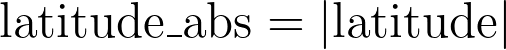
#> input picture figures/formulas/absolute_latitude.png, 506 x 50 px; its folder holds only this picture in this run
$ python render_formulas_table_image.py
#> lines starting #> are read from the running program, lines starting #| are printed output that depends on the picture
import argparse
from pathlib import Path
from typing import List, Tuple

from PIL import Image, ImageDraw, ImageFont


def humanize(name: str) -> str:
    base = Path(name).stem
    return base.replace('_', ' ').strip().capitalize()


def load_and_scale(img_path: Path, target_height_px: int) -> Image.Image:
#> called with target_height_px = 64
    img = Image.open(img_path).convert("RGBA")
    if img.height == 0:
        return img
    scale = target_height_px / img.height
#> scale = 1.28
    new_w = max(1, int(round(img.width * scale)))
#> new_w = 648
    return img.resize((new_w, target_height_px), Image.LANCZOS)
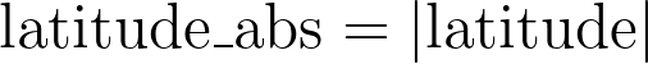
#> returned value: PIL image 648x64 RGBA; mean R, G, B, A 222.7, 222.7, 222.7, 255


def measure_text(draw: ImageDraw.ImageDraw, text: str, font: ImageFont.ImageFont) -> Tuple[int, int]:
    bbox = draw.textbbox((0, 0), text, font=font)
    return bbox[2] - bbox[0], bbox[3] - bbox[1]


def render_table(
    images_dir: Path,
    out_path: Path,
    target_row_height_px: int = 64,
    left_col_min_width_px: int = 260,
    margin_px: int = 24,
    gap_px: int = 16,
    row_gap_px: int = 8,
    font_path: str = "",
    font_size: int = 18,
    title: str = "",
    transparent: bool = False,
    title_font_size: int | None = None,
) -> None:
    # Only include per-formula PNGs; ignore previously rendered table images
    pngs = sorted(p for p in images_dir.glob("*.png") if "table" not in p.stem.lower())
    if not pngs:
        raise SystemExit(f"No PNGs found in {images_dir}")

    # Font
    if font_path:
        try:
            font = ImageFont.truetype(font_path, font_size)
        except Exception:
            font = ImageFont.load_default()
    else:
        try:
            font = ImageFont.truetype("arial.ttf", font_size)
        except Exception:
            font = ImageFont.load_default()

    # Preload scaled images and measure labels
    scaled: List[Tuple[str, Image.Image]] = []
    labels: List[str] = []
    tmp_draw = ImageDraw.Draw(Image.new("RGB", (1, 1)))
    left_col_width = left_col_min_width_px
    for p in pngs:
        label = humanize(p.name)
        labels.append(label)
        w_text, h_text = measure_text(tmp_draw, label, font)
        left_col_width = max(left_col_width, w_text)
        img = load_and_scale(p, target_row_height_px)
        scaled.append((label, img))

    # Compute total size
    max_img_width = max(im.width for _, im in scaled)
#> max_img_width = 648
    row_height = max(target_row_height_px, font_size + 8)
    total_width = margin_px + left_col_width + gap_px + max_img_width + margin_px
#> total_width = 972
    title_h = 0
    if title:
        # Build a title font (larger than row font if requested)
        tf_size = title_font_size if title_font_size is not None else max(font_size + 6, font_size)
        if font_path:
            try:
                title_font = ImageFont.truetype(font_path, tf_size)
            except Exception:
                title_font = ImageFont.load_default()
        else:
            try:
                title_font = ImageFont.truetype("arial.ttf", tf_size)
            except Exception:
                title_font = ImageFont.load_default()
        title_w, title_h = measure_text(tmp_draw, title, title_font)
        title_h = max(title_h, tf_size + 4)
    total_height = (
        margin_px + (title_h + 8 if title else 0) +
        sum(row_height + row_gap_px for _ in scaled) - row_gap_px + margin_px
    )
#> total_height = 112

    # Create canvas and draw
    bg_mode = "RGBA" if transparent else "RGB"
    bg_color = (255, 255, 255, 0) if transparent else "white"
    canvas = Image.new(bg_mode, (total_width, total_height), bg_color)
#> canvas: PIL image 972x112 RGB; every value is 255
    draw = ImageDraw.Draw(canvas)

    # Draw title
    y = margin_px
    if title:
        # Center the title horizontally
        x_title = (total_width - title_w) // 2
        draw.text((x_title, y), title, fill="black", font=title_font)
        y += title_h + 8
    for label, img in scaled:
        # Draw label
        draw.text((margin_px, y + (row_height - font_size) // 2), label, fill="black", font=font)
        # Paste image
        x_img = margin_px + left_col_width + gap_px
        y_img = y + (row_height - img.height) // 2
        canvas.paste(img, (x_img, y_img), img)
        # Row separator (optional light line)
        draw.line((margin_px, y + row_height, total_width - margin_px, y + row_height), fill=(230, 230, 230), width=1)
        y += row_height + row_gap_px
#> this loop made 1 pass
#> (label, x_img, y_img, y) on pass 1: ('Absolute latitude', 300, 24, 96)
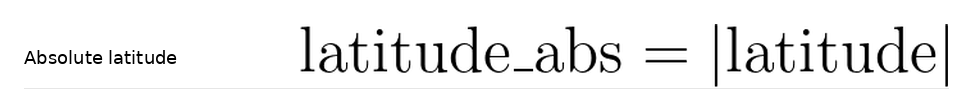
#> canvas: PIL image 972x112 RGB; min 0, max 255, mean 240.9
#> after the loop, y = 96

    out_path.parent.mkdir(parents=True, exist_ok=True)
    canvas.save(out_path)
    print(f"Wrote PNG table: {out_path}")


def main():
    ap = argparse.ArgumentParser(description="Render a PNG table of formula images and labels (no LaTeX)")
    ap.add_argument("--images-dir", default="figures/formulas", help="Directory containing formula PNGs")
    ap.add_argument("--out", default="figures/formulas/engineered_feature_formulas_table.png", help="Output PNG path")
    ap.add_argument("--row-height", type=int, default=64, help="Target row image height in pixels")
    ap.add_argument("--left-col-min", type=int, default=260, help="Minimum width of label column in pixels")
    ap.add_argument("--font", default="", help="Optional path to a .ttf font")
    ap.add_argument("--font-size", type=int, default=18, help="Font size for labels")
    ap.add_argument("--title", default="", help="Optional title text at top of image")
    ap.add_argument("--transparent", action="store_true", help="Make background transparent")
    args = ap.parse_args()

    render_table(
        images_dir=Path(args.images_dir),
        out_path=Path(args.out),
        target_row_height_px=args.row_height,
        left_col_min_width_px=args.left_col_min,
        font_path=args.font,
        font_size=args.font_size,
        title=args.title,
        transparent=args.transparent,
    )


if __name__ == "__main__":
    main()

$ run again, on figures/formulas/net_longwave_daily.png
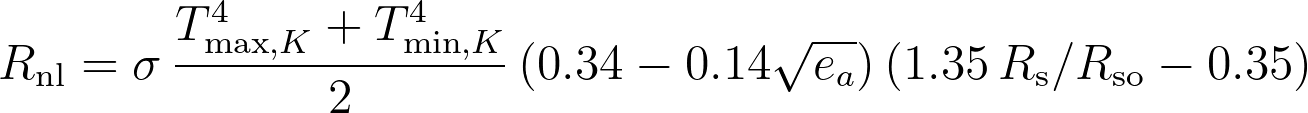
#> input picture figures/formulas/net_longwave_daily.png, 1308 x 113 px
#> in load_and_scale, `return img.resize((new_w, target_height_px), Image.LANCZOS)`:
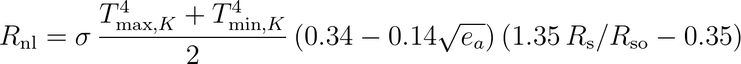
#> returned value: PIL image 741x64 RGBA; mean R, G, B, A 241.3, 241.3, 241.3, 255
#> max_img_width = 741
#> total_width = 1065
#> total_height = 112
#> the loop in render_table, `for label, img in scaled:` made 1 pass
#> (label, x_img, y_img, y) on pass 1: ('Net longwave daily', 300, 24, 96)
#> after the loop in render_table, `for label, img in scaled:`:
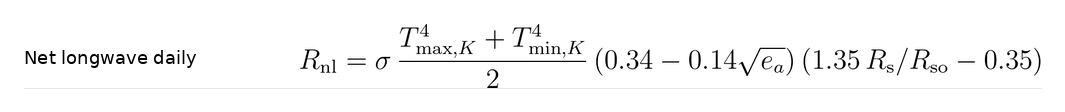
#> canvas: PIL image 1065x112 RGB; min 0, max 255, mean 247.8
#> after the loop in render_table, `for label, img in scaled:`: y = 96

$ run again, on figures/formulas/ppfd_if_derived_from_shortwave.png
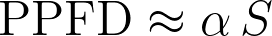
#> input picture figures/formulas/ppfd_if_derived_from_shortwave.png, 272 x 36 px
#> in load_and_scale, `return img.resize((new_w, target_height_px), Image.LANCZOS)`:
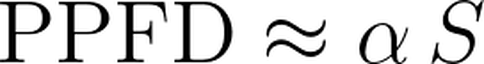
#> returned value: PIL image 484x64 RGBA; mean R, G, B, A 211.4, 211.4, 211.4, 255
#> max_img_width = 484
#> total_width = 826
#> total_height = 112
#> the loop in render_table, `for label, img in scaled:` made 1 pass
#> (label, x_img, y_img, y) on pass 1: ('Ppfd if derived from shortwave', 318, 24, 96)
#> after the loop in render_table, `for label, img in scaled:`:
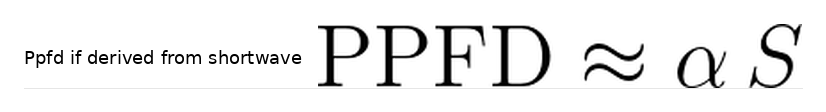
#> canvas: PIL image 826x112 RGB; min 0, max 255, mean 237.1
#> after the loop in render_table, `for label, img in scaled:`: y = 96

$ run again, on figures/formulas/tree_volume_index.png
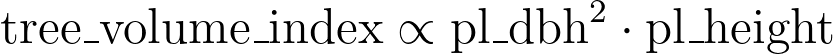
#> input picture figures/formulas/tree_volume_index.png, 833 x 54 px
#> in load_and_scale, `return img.resize((new_w, target_height_px), Image.LANCZOS)`:
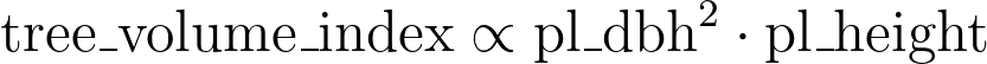
#> returned value: PIL image 987x64 RGBA; mean R, G, B, A 226, 226, 226, 255
#> max_img_width = 987
#> total_width = 1311
#> total_height = 112
#> the loop in render_table, `for label, img in scaled:` made 1 pass
#> (label, x_img, y_img, y) on pass 1: ('Tree volume index', 300, 24, 96)
#> after the loop in render_table, `for label, img in scaled:`:
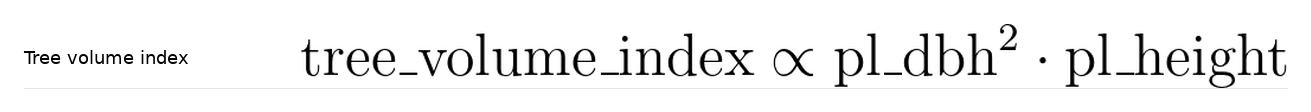
#> canvas: PIL image 1311x112 RGB; min 0, max 255, mean 241.2
#> after the loop in render_table, `for label, img in scaled:`: y = 96

$ run again, on figures/formulas/air_pressure_from_elevation.png
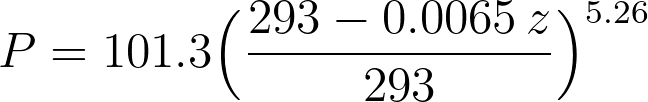
#> input picture figures/formulas/air_pressure_from_elevation.png, 648 x 102 px
#> in load_and_scale, `return img.resize((new_w, target_height_px), Image.LANCZOS)`:
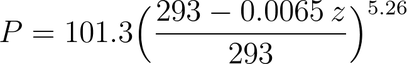
#> returned value: PIL image 407x64 RGBA; mean R, G, B, A 234.6, 234.6, 234.6, 255
#> max_img_width = 407
#> total_width = 731
#> total_height = 112
#> the loop in render_table, `for label, img in scaled:` made 1 pass
#> (label, x_img, y_img, y) on pass 1: ('Air pressure from elevation', 300, 24, 96)
#> after the loop in render_table, `for label, img in scaled:`:
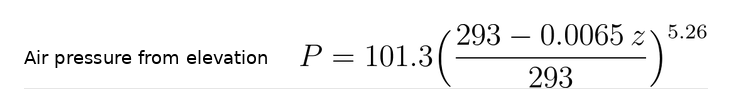
#> canvas: PIL image 731x112 RGB; min 0, max 255, mean 245.3
#> after the loop in render_table, `for label, img in scaled:`: y = 96
